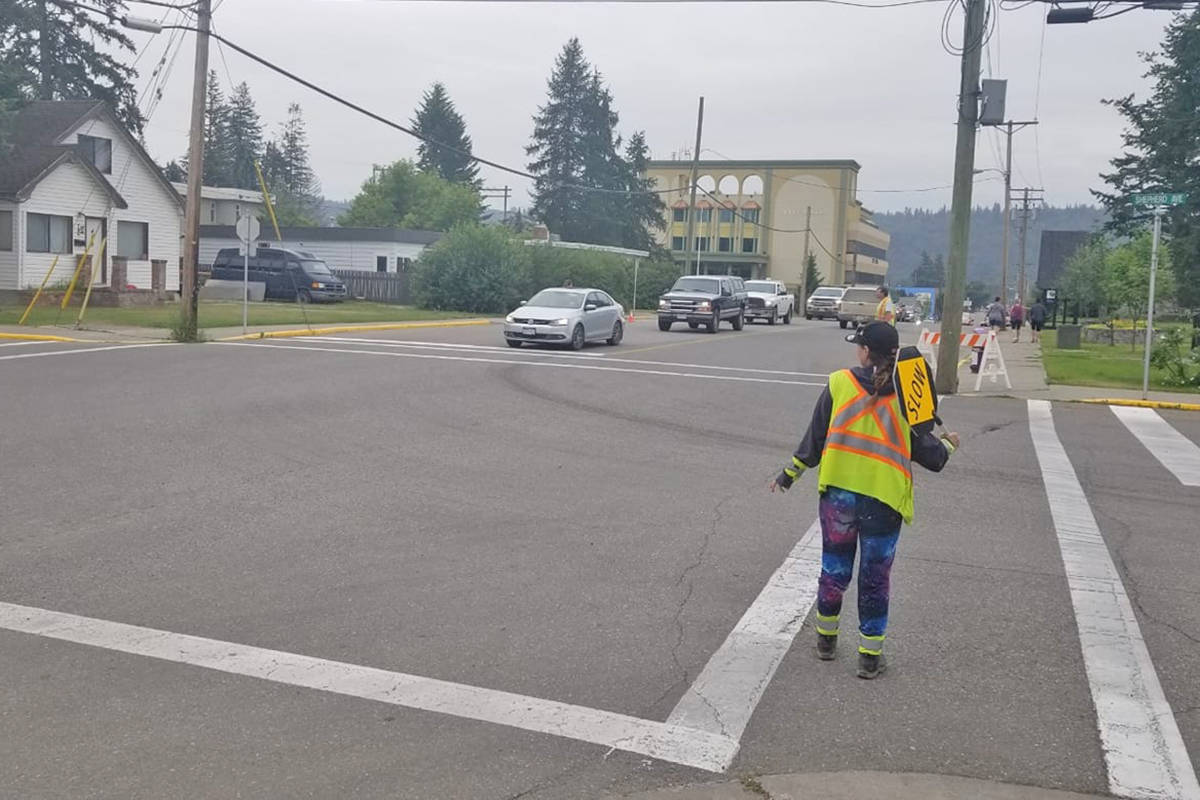
#> input picture Image/ForLDW.jpeg, 1200 x 800 px
$ jupyter execute 'Try Hough 1.ipynb'
#> lines starting #> are read from the running program, lines starting #| are printed output that depends on the picture
[cell 1]
import PIL as pil
from matplotlib import pyplot as plt
import numpy as np
import math

[cell 2]
# Define some common functions
def img2array(img):
    nrow = img.size[1]
    ncol = img.size[0]
    img_map = img.load()
    myarray = np.zeros([nrow,ncol,3], dtype=np.uint8)
    for i in range(nrow):
        for j in range(ncol):
            myarray[i,j,0] = img_map[j,i][0]
            myarray[i,j,1] = img_map[j,i][1]
            myarray[i,j,2] = img_map[j,i][2]
    return myarray

def rgb2gray(rgb):

    r, g, b = rgb[:,:,0], rgb[:,:,1], rgb[:,:,2]
    gray = 0.2989 * r + 0.5870 * g + 0.1140 * b

    return gray

def gaussian_kernel(size, sigma=1):
    size = int(size) // 2
    x, y = np.mgrid[-size:size+1, -size:size+1]
    normal = 1 / (2.0 * np.pi * sigma**2)
    g =  np.exp(-((x**2 + y**2) / (2.0*sigma**2))) * normal
    return g

mygauss = gaussian_kernel(5, sigma=1.4)

def applyGaussFilter(image, kernel):
    n, m = image.shape
    new_image = np.zeros([n,m])

    for i in range(0,n):
        for j in range(0,m):
            mysum = 0;
            if i-2 >= 0 and i-2 < n and j-2 >= 0 and j-2 < m:
                mysum = mysum + image[i-2,j-2]*kernel[0,0]
            if i-2 >= 0 and i-2 < n and j-1 >= 0 and j-1 < m:
                mysum = mysum + image[i-2,j-1]*kernel[0,1]
            if i-2 >= 0 and i-2 < n and j >= 0 and j < m:
                mysum = mysum + image[i-2,j]*kernel[0,2]
            if i-2 >= 0 and i-2 < n and j+1 >= 0 and j+1 < m:
                mysum = mysum + image[i-2,j+1]*kernel[0,3]
            if i-2 >= 0 and i-2 < n and j+2 >= 0 and j+2 < m:
                mysum = mysum + image[i-2,j+2]*kernel[0,4]
            if i-1 >= 0 and i-1 < n and j-2 >= 0 and j-2 < m:
                mysum = mysum + image[i-1,j-2]*kernel[1,0]
            if i-1 >= 0 and i-1 < n and j-1 >= 0 and j-1 < m:
                mysum = mysum + image[i-1,j-1]*kernel[1,1]
            if i-1 >= 0 and i-1 < n and j >= 0 and j < m:
                mysum = mysum + image[i-1,j]*kernel[1,2]
            if i-1 >= 0 and i-1 < n and j+1 >= 0 and j+1 < m:
                mysum = mysum + image[i-1,j+1]*kernel[1,3]
            if i-1 >= 0 and i-1 < n and j+2 >= 0 and j+2 < m:
                mysum = mysum + image[i-1,j+2]*kernel[1,4]
            if i >= 0 and i < n and j-2 >= 0 and j-2 < m:
                mysum = mysum + image[i,j-2]*kernel[2,0]
            if i >= 0 and i < n and j-1 >= 0 and j-1 < m:
                mysum = mysum + image[i,j-1]*kernel[2,1]
            if i >= 0 and i < n and j >= 0 and j < m:
                mysum = mysum + image[i,j]*kernel[2,2]
            if i >= 0 and i < n and j+1 >= 0 and j+1 < m:
                mysum = mysum + image[i,j+1]*kernel[2,3]
            if i >= 0 and i < n and j+2 >= 0 and j+2 < m:
                mysum = mysum + image[i,j+2]*kernel[2,4]
            if i+1 >= 0 and i+1 < n and j-2 >= 0 and j-2 < m:
                mysum = mysum + image[i+1,j-2]*kernel[3,0]
            if i+1 >= 0 and i+1 < n and j-1 >= 0 and j-1 < m:
                mysum = mysum + image[i+1,j-1]*kernel[3,1]
            if i+1 >= 0 and i+1 < n and j >= 0 and j < m:
                mysum = mysum + image[i+1,j]*kernel[3,2]
            if i+1 >= 0 and i+1 < n and j+1 >= 0 and j+1 < m:
                mysum = mysum + image[i+1,j+1]*kernel[3,3]
            if i+1 >= 0 and i+1 < n and j+2 >= 0 and j+2 < m:
                mysum = mysum + image[i+1,j+2]*kernel[3,4]
            if i+2 >= 0 and i+2 < n and j-2 >= 0 and j-2 < m:
                mysum = mysum + image[i+2,j-2]*kernel[4,0]
            if i+2 >= 0 and i+2 < n and j-1 >= 0 and j-1 < m:
                mysum = mysum + image[i+2,j-1]*kernel[4,1]
            if i+2 >= 0 and i+2 < n and j >= 0 and j < m:
                mysum = mysum + image[i+2,j]*kernel[4,2]
            if i+2 >= 0 and i+2 < n and j+1 >= 0 and j+1 < m:
                mysum = mysum + image[i+2,j+1]*kernel[4,3]
            if i+2 >= 0 and i+2 < n and j+2 >= 0 and j+2 < m:
                mysum = mysum + image[i+2,j+2]*kernel[4,4]
            new_image[i,j] = mysum

    return new_image

def calculateGradient(img):
    m, n = img.shape
    Gx = np.zeros([m, n])
    Gy = np.zeros([m, n])
    G = np.zeros([m,n])
    theta = np.zeros([m,n])
    for i in range(1,m-1):
        for j in range(1,n-1):
            Gx[i, j] = 1.0*img[i+1,j-1] + 2.0*img[i+1,j] + 1.0*img[i+1,j+1] - 1.0*img[i-1,j-1] - 2.0*img[i-1,j] - 1.0*img[i-1,j+1]
            Gy[i, j] = - 1.0*img[i-1,j+1] - 2.0*img[i,j+1] - 1.0*img[i+1,j+1] + 1.0*img[i-1,j-1] + 2.0*img[i,j-1] + 1.0*img[i+1,j-1]
            G[i,j] = math.sqrt(Gx[i,j]*Gx[i,j]+Gy[i,j]*Gy[i,j])
            if Gy[i,j]!=0:
                theta[i,j] = math.atan(Gx[i,j]/Gy[i,j])

    return Gx,Gy,G,theta

def non_max_suppression(img, D):
    M, N = img.shape
    Z = np.zeros((M,N), dtype=np.int32)
    angle = D * 180. / np.pi
    angle[angle < 0] += 180


    for i in range(1,M-1):
        for j in range(1,N-1):
            try:
                q = 255
                r = 255

               #angle 0
                if (0 <= angle[i,j] < 22.5) or (157.5 <= angle[i,j] <= 180):
                    q = img[i, j+1]
                    r = img[i, j-1]
                #angle 45
                elif (22.5 <= angle[i,j] < 67.5):
                    q = img[i+1, j-1]
                    r = img[i-1, j+1]
                #angle 90
                elif (67.5 <= angle[i,j] < 112.5):
                    q = img[i+1, j]
                    r = img[i-1, j]
                #angle 135
                elif (112.5 <= angle[i,j] < 157.5):
                    q = img[i-1, j-1]
                    r = img[i+1, j+1]

                if (img[i,j] >= q) and (img[i,j] >= r):
                    Z[i,j] = img[i,j]
                else:
                    Z[i,j] = 0

            except IndexError as e:
                pass

    return Z

def threshold(img, lowThresholdRatio=0.05, highThresholdRatio=0.09):

    highThreshold = img.max() * highThresholdRatio;
    lowThreshold = highThreshold * lowThresholdRatio;

    M, N = img.shape
    img_out = np.zeros((M,N), dtype=np.int32)

    weak = np.int32(100)
    strong = np.int32(255)

    for i in range(0, M):
        for j in range(0, N):
            if img[i,j]>= highThreshold:
                img_out[i,j] = strong
            elif img[i,j] < highThreshold and img[i,j] >= lowThreshold:
                img_out[i,j] = weak
            else:
                img_out[i,j] = 0

    return (img_out, weak, strong)

def hysteresis(img, weak, strong=255):
    M, N = img.shape
    img_out = np.copy(img)
    for i in range(1, M-1):
        for j in range(1, N-1):
            if (img_out[i,j] == weak):
                try:
                    if ((img_out[i+1, j-1] == strong) or (img_out[i+1, j] == strong) or (img_out[i+1, j+1] == strong)
                        or (img_out[i, j-1] == strong) or (img_out[i, j+1] == strong)
                        or (img_out[i-1, j-1] == strong) or (img_out[i-1, j] == strong) or (img_out[i-1, j+1] == strong)):
                        img_out[i, j] = strong
                    else:
                        img_out[i, j] = 0
                except IndexError as e:
                    pass
    return img_out

[cell 3]
apic = pil.Image.open("../Image/ForLDW.jpeg")
#> apic is the input picture: PIL image 1200x800 RGB; mean R, G, B 147.1, 145.8, 144.8
myimg = img2array(apic)
plt.imshow(myimg)

[cell 4]
# Change to gray scale image
mygrayimg = rgb2gray(myimg)
# Apply Gaussian Filter
mygraysmoothimg=applyGaussFilter(mygrayimg, mygauss)
# Calculate Gradients and Angles
Gx, Gy, G, theta = calculateGradient(mygraysmoothimg)
#> after the loop in calculateGradient, `for i in range(1,m-1):`:
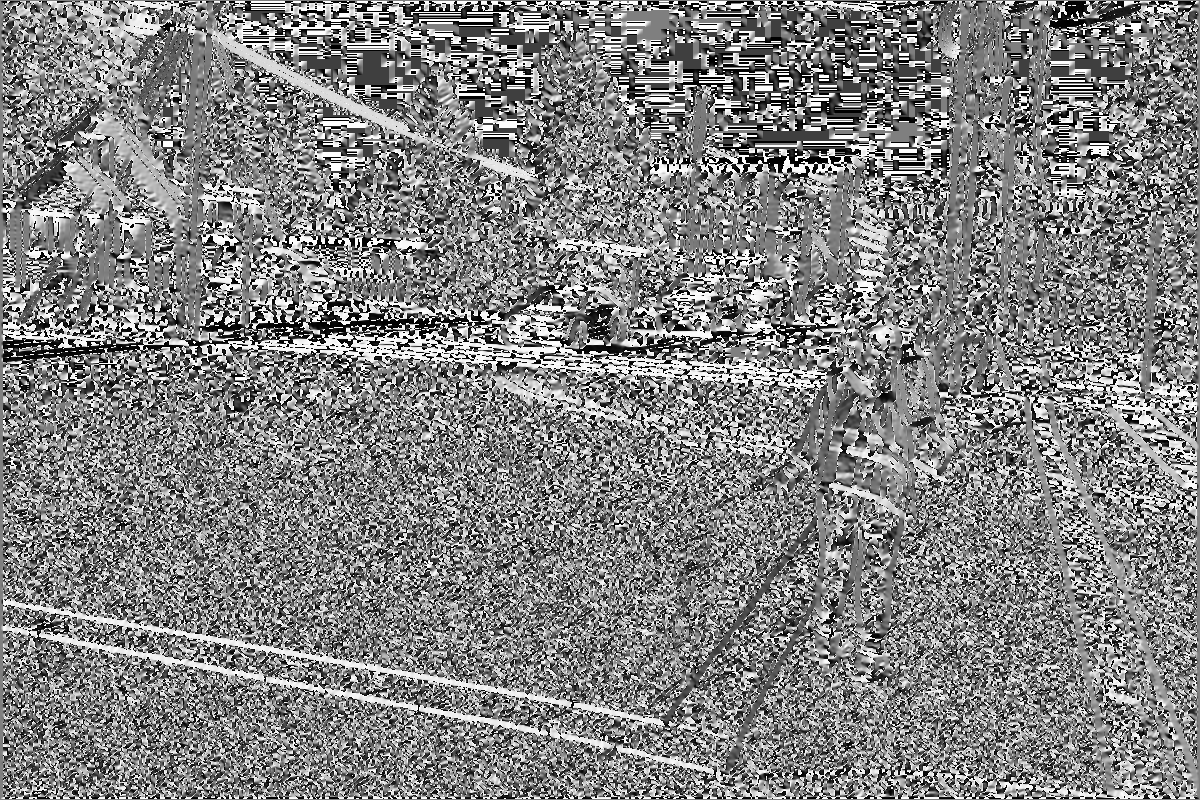
#> theta: shape (800, 1200) float64; min -1.57, max 1.57, mean 0.0297; drawn with min black and max white
# Calculate Non Max Suppression
NMS_G = non_max_suppression(G, theta)
#> after the loop in non_max_suppression, `for i in range(1,M-1):`:
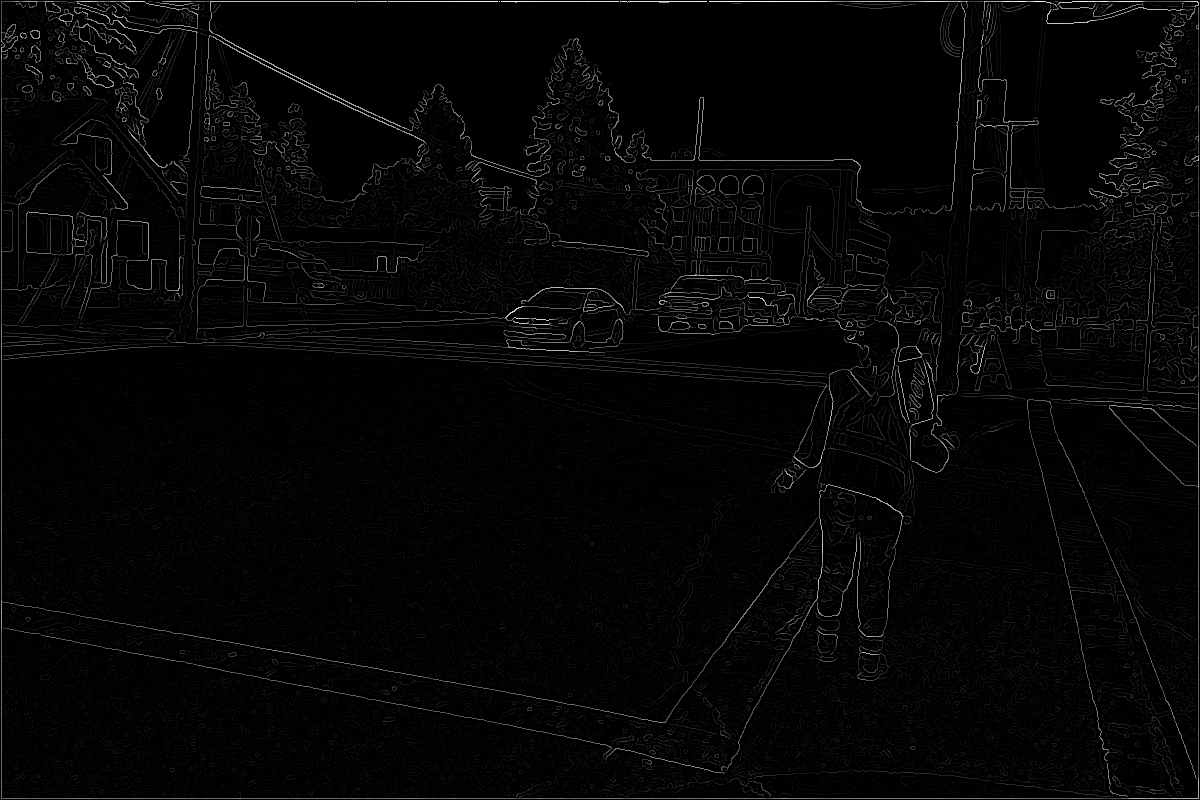
#> Z: shape (800, 1200) int32; min 0, max 367, mean 8.5; drawn with min black and max white
# Calculate double threshold
mythreshold, weak, strong = threshold(NMS_G, 0.001, 0.1)
#> in threshold, `highThreshold = img.max() * highThresholdRatio;`: highThreshold = 36.7
#> in threshold, `lowThreshold = highThreshold * lowThresholdRatio;`: lowThreshold = 0.0367
#> after the loop in threshold, `for i in range(0, M):`:
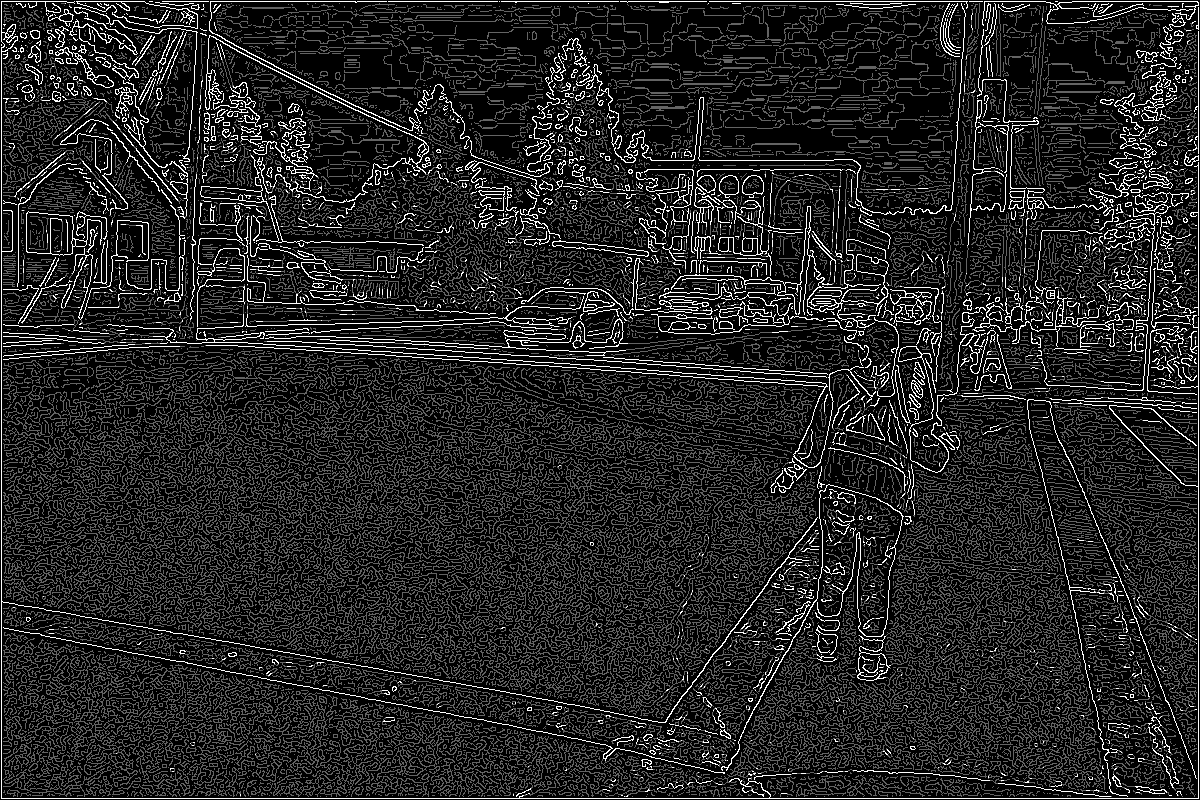
#> img_out: shape (800, 1200) int32; min 0, max 255, mean 36
#> weak = 100; strong = 255
# Calculate hysteresis
myhysteresis = hysteresis(mythreshold, weak)
#> after the loop in hysteresis, `for i in range(1, M-1):`:
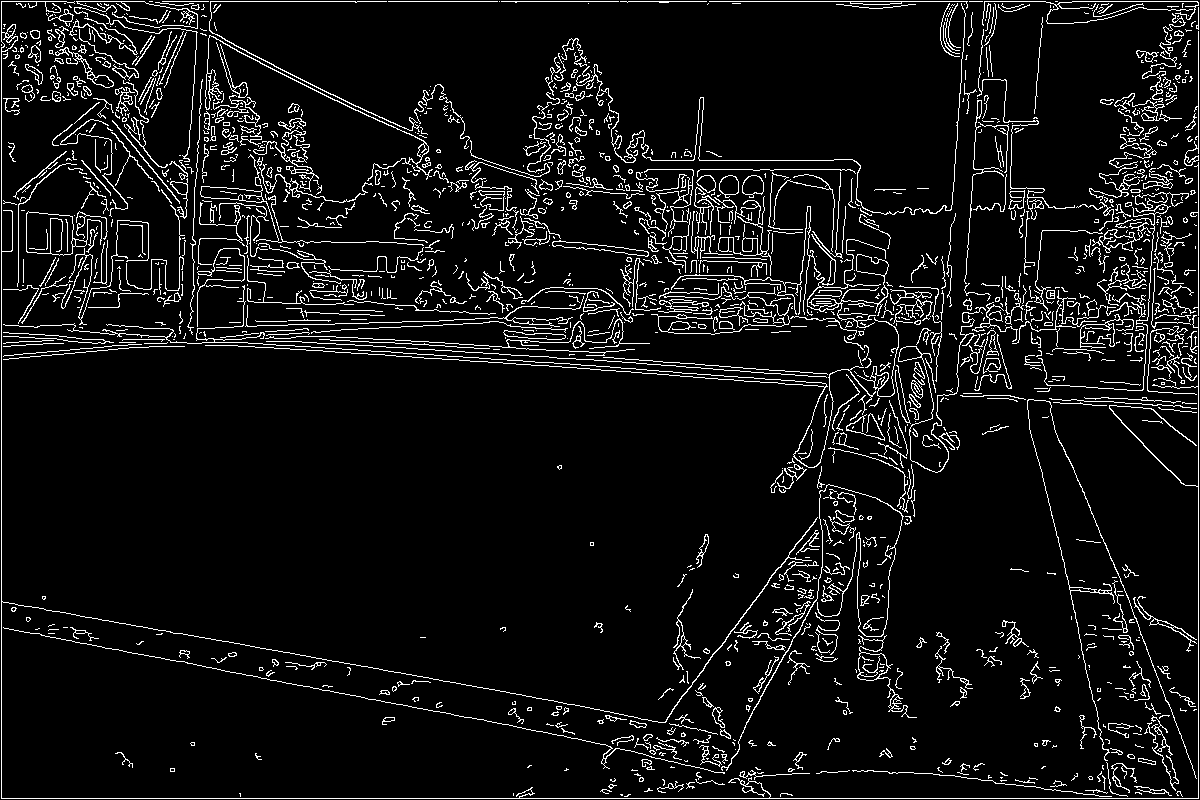
#> img_out: shape (800, 1200) int32; 7% white in thin lines or dots

[cell 5]
# Smooth vs. Hysteresis
f, axarr = plt.subplots(1,2, figsize=(20, 20))
axarr[0].imshow(mygraysmoothimg, cmap='gray')
axarr[1].imshow(myhysteresis, cmap='gray')

[cell 6]
def hough_line(img, theta_res=1, rho_res=1, pfrac=0.1):
  # Rho and Theta ranges
  thetas = np.linspace(-90.0, 90.0, int(np.ceil(180.0/theta_res) + 1))
  width, height = img.shape
  diag_len = np.ceil(np.sqrt(width * width + height * height))   # max_dist
  rhos = np.linspace(-diag_len, diag_len, int(np.ceil(diag_len/rho_res)))

  # Cache some resuable values
  cos_t = np.cos(thetas*np.pi/180.0)
  sin_t = np.sin(thetas*np.pi/180.0)
  num_thetas = len(thetas)
  num_rhos = len(rhos)
  nhalf_rhos = int(num_rhos/2) + 1

#   print("num_rhos: " + str(num_rhos))
#   print("nhalf_rhos: " + str(nhalf_rhos))

  # Hough accumulator array of theta vs rho
  accumulator = np.zeros((num_rhos, num_thetas), dtype=np.uint64)
  y_idxs, x_idxs = np.nonzero(img)  # (row, col) indexes to edges

  print("length y_idxs: " + str(len(y_idxs)))
  pick_idxs = np.random.randint(len(y_idxs), size=int(len(y_idxs)*pfrac))
  print("length pick_idxs: " + str(len(pick_idxs)))

  # Vote in the hough accumulator
  for i in pick_idxs:
    x = x_idxs[i]
    y = y_idxs[i]

    for t_idx in range(num_thetas):
      # Calculate rho. diag_len is added for a positive index
      rho = x * cos_t[t_idx] + y * sin_t[t_idx]
      rhoIdx = np.nonzero(np.abs(rho-rhos) == np.min(np.abs(rho-rhos)))[0]
      if rhoIdx >= 0 and rhoIdx < num_rhos:
          accumulator[rhoIdx, t_idx] += 1

  return accumulator, thetas, rho

[cell 7]
from datetime import datetime
start_time = datetime.now()
myHoughimg, thetas, rhos = hough_line(myhysteresis, 2, 40, 0.01)
#| length y_idxs: 67629
#> in hough_line, `pick_idxs = np.random.randint(len(y_idxs), size=int(len(y_idxs)*pfrac))`: pick_idxs = 676 values, max 67604 at index 506, min 93 at index 340, mean 34415
#| length pick_idxs: 676
#> the loop in hough_line, `for i in pick_idxs:` made 676 passes
#> (i, x, y) on passes 1 to 3: (43567, 1031, 339), (42613, 595, 334), (45891, 75, 352)
#> after the loop in hough_line, `for i in pick_idxs:`:
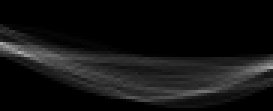
#> accumulator: shape (37, 91) uint64 (shown 3 times larger); min 0, max 174, mean 18.3
#> thetas = 91 values from -90 to 90; rhos = 730
end_time = datetime.now()
print('Duration: {}'.format(end_time - start_time))

[cell 8]
# Orig vs. Hysteresis vs. Hough transform
f, axarr = plt.subplots(1,3, figsize=(20, 20))
axarr[0].imshow(myimg)
axarr[1].imshow(myhysteresis, cmap='gray')
axarr[2].imshow(myHoughimg)
